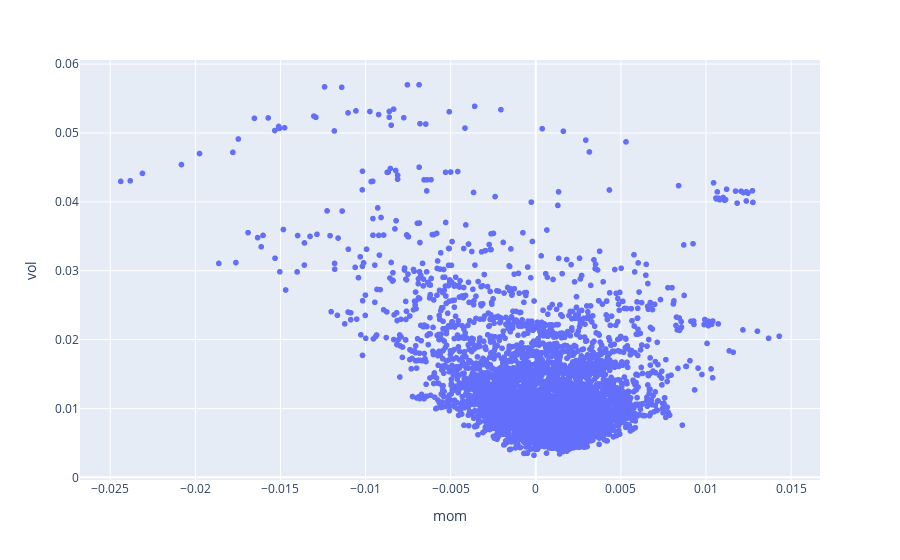

Here is the notebook cell this chart was saved with:
### Code cell
fig = px.scatter(data_frame=data[f], x='mom', y='vol')
fig.show()

### Figure 1 — Plotly figure (JSON) as saved in the notebook; plotly's stock layout.template omitted (floating-point values rounded to 4 significant figures; data arrays with more than 128 entries replaced by an {"elided": "..."} marker saying what was removed)
{"data": [{"hovertemplate": "mom=%{x}<br>vol=%{y}<extra></extra>", "legendgroup": "", "marker": {"color": "#636efa", "symbol": "circle"}, "mode": "markers", "name": "", "showlegend": false, "type": "scattergl", "x": {"elided": "5333 float values"}, "xaxis": "x", "y": {"elided": "5333 float values"}, "yaxis": "y"}], "layout": {"legend": {"tracegroupgap": 0}, "margin": {"t": 60}, "xaxis": {"anchor": "y", "domain": [0, 1], "title": {"text": "mom"}}, "yaxis": {"anchor": "x", "domain": [0, 1], "title": {"text": "vol"}}}}
